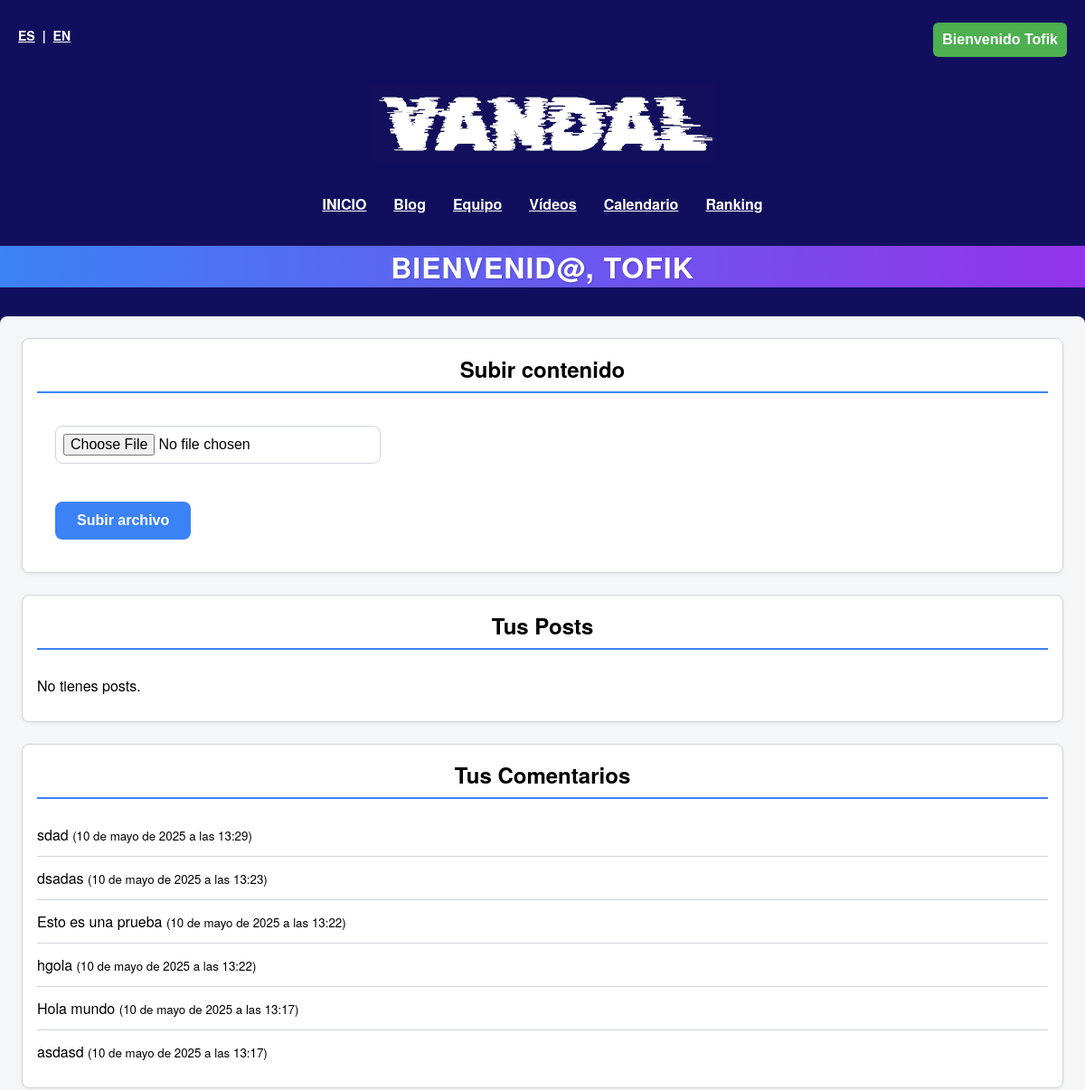
/es/dashboard/colaborador/ (signed in, upper part), run on an earlier commit of the app's database.
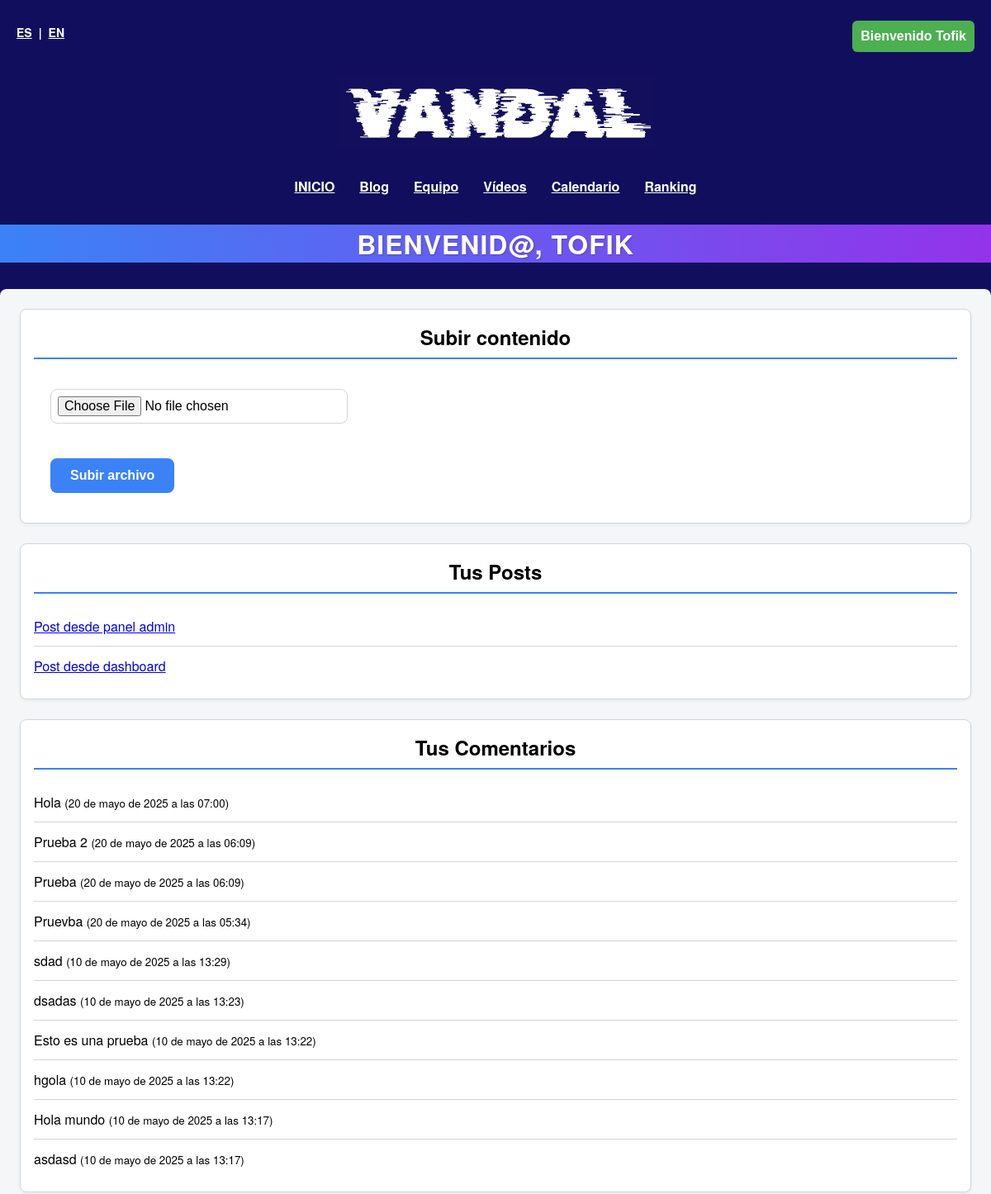
And on a later commit of the database.
### vandalproy/models.py (models this page shows, shortened)
class BlogComment(models.Model):
    id = models.AutoField(primary_key=True)
    post = models.ForeignKey(
        BlogPost,
        on_delete=models.CASCADE,
        related_name="comments",
        null=True,
        blank=True,
    )
    user = models.ForeignKey(User, on_delete=models.CASCADE)
    content = models.TextField()
    created_at = models.DateTimeField(auto_now_add=True)
    parent = models.ForeignKey(
        "self", null=True, blank=True, on_delete=models.CASCADE, related_name="replies"
    )

class BlogPost(models.Model):
    id = models.AutoField(primary_key=True)
    title = models.CharField(max_length=200)
    title_en = models.CharField(max_length=200, blank=True, null=True)
    content = models.TextField()
    content_en = models.TextField(blank=True, null=True)
    author = models.ForeignKey(User, on_delete=models.CASCADE, default=1)
    image = models.ImageField(upload_to="blog/", null=True, blank=True)
    created_at = models.DateTimeField(auto_now_add=True)

### vandalproy/views.py (the view, shortened to what this page needs)
# urls.py: path('dashboard/<str:role>/', user_dashboard, name='dashboard_view'),
@login_required
def user_dashboard(request, role):
    pwd_form = PasswordChangeForm(user=request.user)
    comments = BlogComment.objects.filter(user=request.user).order_by("-created_at")
    context = {
        "comments": comments,
        "password_form": pwd_form,
    }
    if role in ["colaborador", "redactor"]:
        context["posts"] = BlogPost.objects.filter(author=request.user)
    templates = {
        "redactor": "usuarios/dashboard_redactor.html",
        "colaborador": "usuarios/dashboard_colaborador.html",
        "suscriptor": "usuarios/dashboard_suscriptor.html",
    }
    return render(request, templates[role], context)

### vandalproy/context_processors.py (called while the page is built)
def user_role(request):
    if request.user.is_authenticated:
        try:
            role = UserRole.objects.get(user=request.user).role
        except UserRole.DoesNotExist:
            role = None
    else:
        role = None
    return {"role": role}

### templates/usuarios/dashboard_colaborador.html (shortened to what this page needs)
{% extends "common/base.html" %}
{% load i18n %}
{% load static %}
{% block content %}
{% if user.is_authenticated and user.userrole.role == 'colaborador' or user.userrole.role == 'admin' %}
    <body>
        <h1 class="dashboard-title">Bienvenid@,
            {{ user.username }}</h1>
        <div class="dashboard-container">
            <div class="dashboard-card">
                <h2>Subir contenido</h2>
                <form style="background: white" method="post" enctype="multipart/form-data" class="dashboard-form">
                    <input type="file" name="file" required>
                    <button type="submit" name="upload">Subir archivo</button>
                </form>
            </div>
            <div class="dashboard-card">
                <h2>Tus Posts</h2>
                <ul class="dashboard-list">
                    {% for p in posts %}
                        <li>
                            <a href="{% url 'blog_post' p.id %}">{{ p.title }}</a>
                        </li>
                        {% empty %}
                        <li>No tienes posts.</li>
                    {% endfor %}
                </ul>
            </div>
            <div class="dashboard-card">
                <h2>Tus Comentarios</h2>
                <ul class="dashboard-list">
                    {% for c in comments %}
                        <li>
                            <div class="comment-item">
                                <div class="content">{{ c.content }}
                                    <small>({{ c.created_at }})</small>
                                </div>
                            </div>
                        </li>
                        {% empty %}
                        <li>No tienes comentarios.</li>
                    {% endfor %}
                </ul>
            </div>
        </div>
    </body>
{% else %}
    <script>
        window.location.href = "{% url 'home' %}";
    </script>
{% endif %}
    {% endblock %}

What changed in the data, as far as the page shows it:
added BlogPost: title "Post desde panel admin"
added BlogPost: title "Post desde dashboard"
added BlogComment: content "Hola", created_at "20 de mayo de 2025 a las 07:00"
added BlogComment: content "Prueba 2", created_at "20 de mayo de 2025 a las 06:09"
added BlogComment: content "Prueba", created_at "20 de mayo de 2025 a las 06:09"
added BlogComment: content "Pruevba", created_at "20 de mayo de 2025 a las 05:34"
Also different on the page:
text no longer shown: "No tienes posts."
